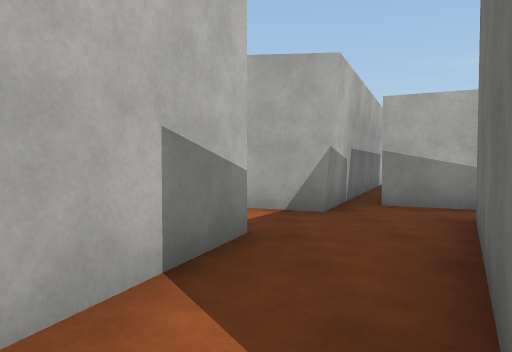
[1] (above)

23 first-person views from a walk through a Unity game level. The camera is 1.4 m above the floor, tilts 2° down and sees 70° across. The floor is counted in squares, 2 m on a side. Each view is taken from the middle of a square. On the plan, view 1 faces up. The plan holds only what a view shows up to about 11 squares ahead; the rest is blank. The place goes on beyond the plan. The player character is not drawn. Surface patterns are stand-ins for the level's own textures.

[2]
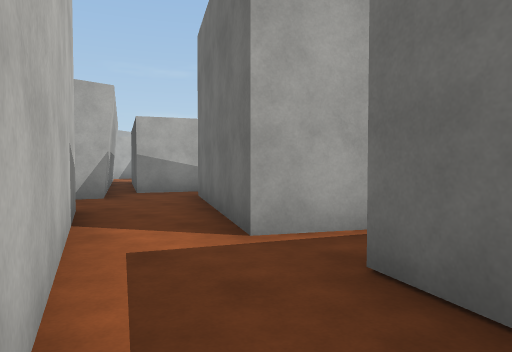

[3]
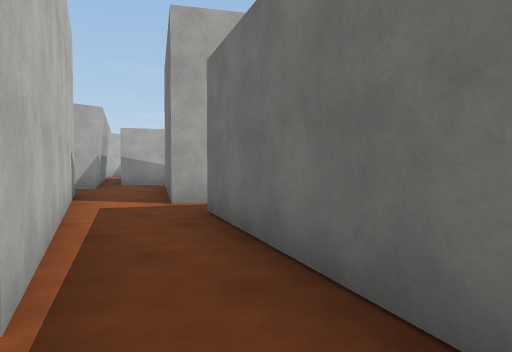

[4]
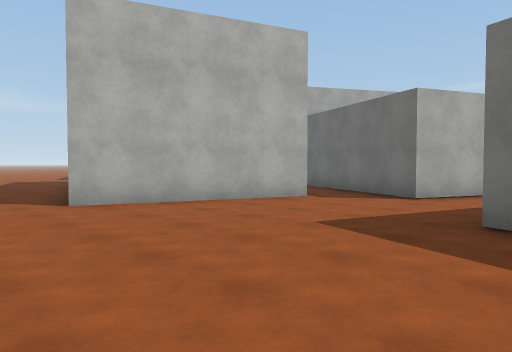

[5]
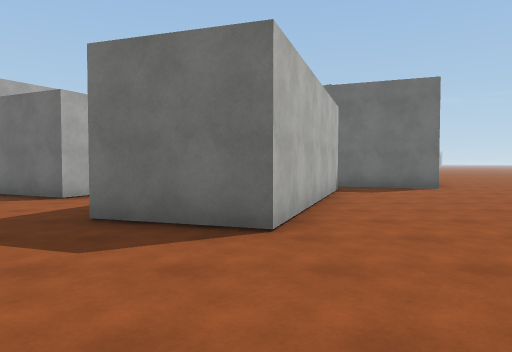

[6]
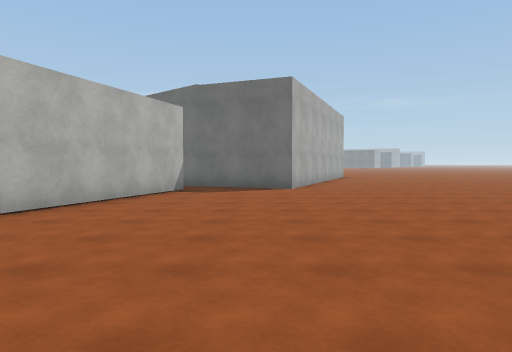

[7]
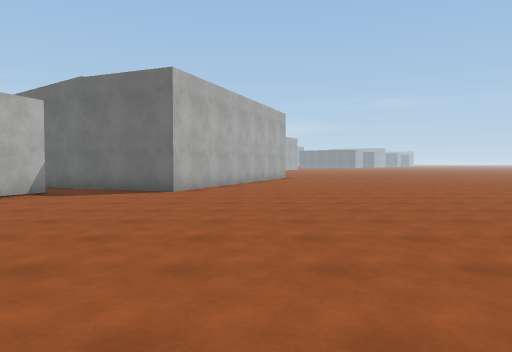

[8]
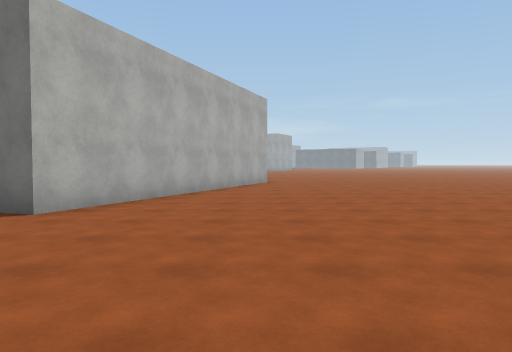

[9]
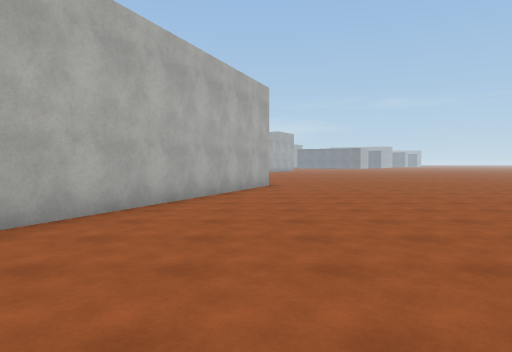

[10]
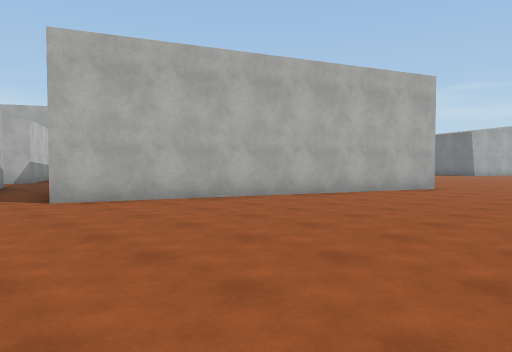

[11]
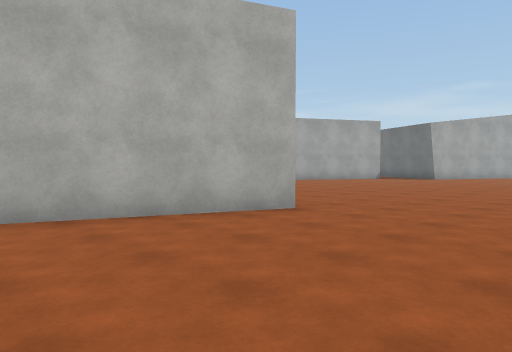

[12]
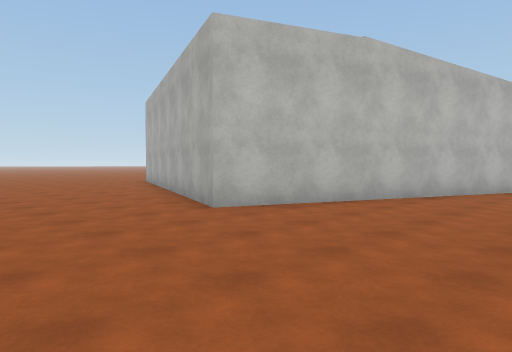

[13]
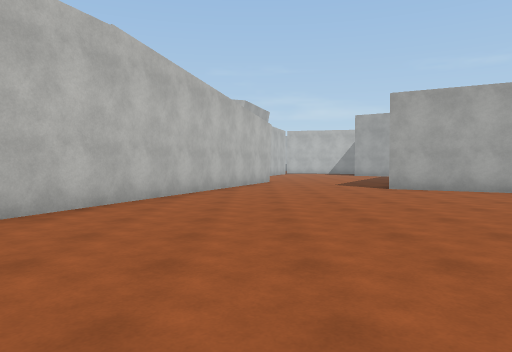

[14]
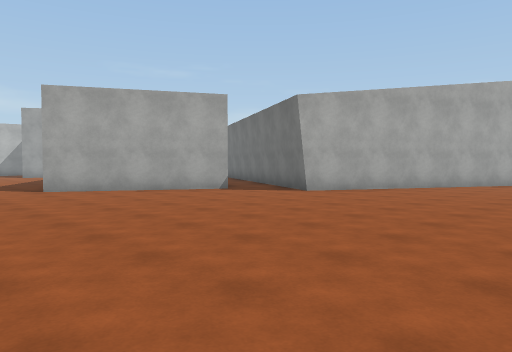

[15]
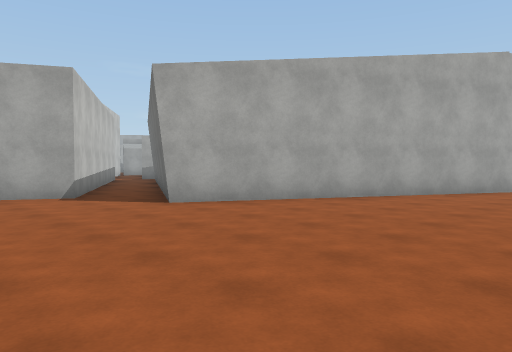

[16]
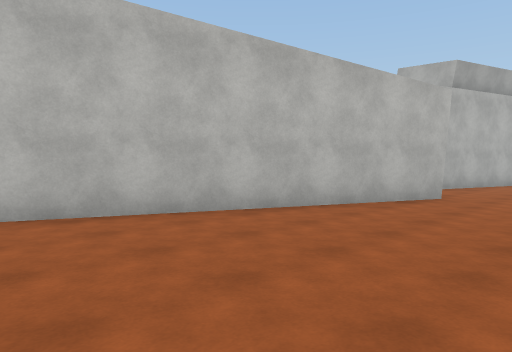

[17]
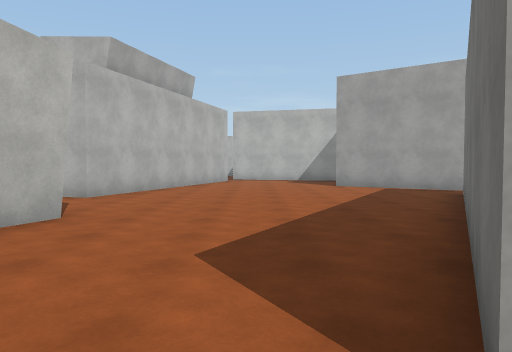

[18]
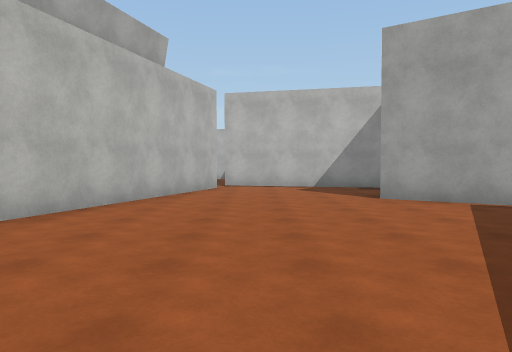

[19]
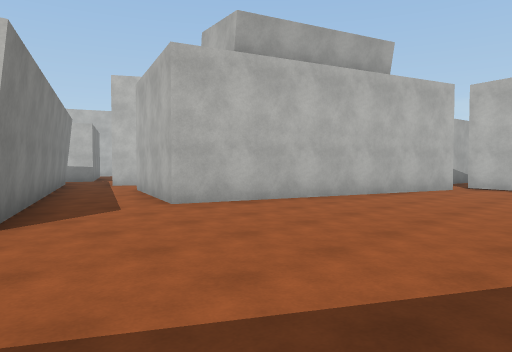

[20]
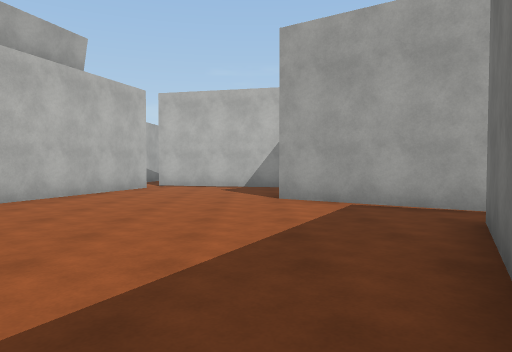

[21]
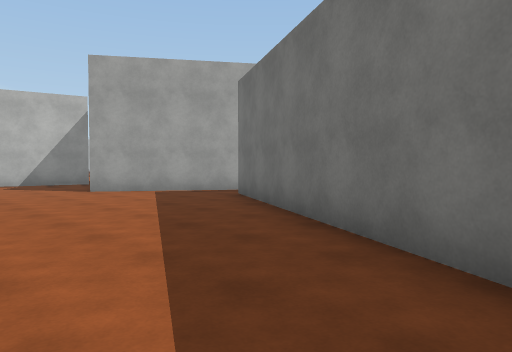

[22]
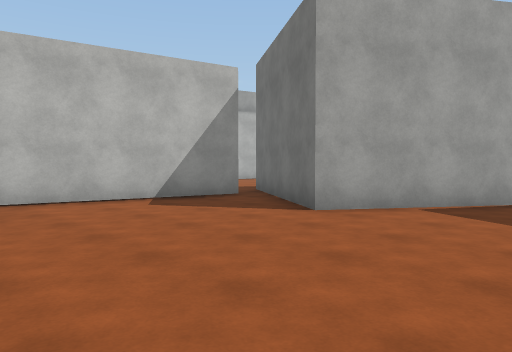

[23]
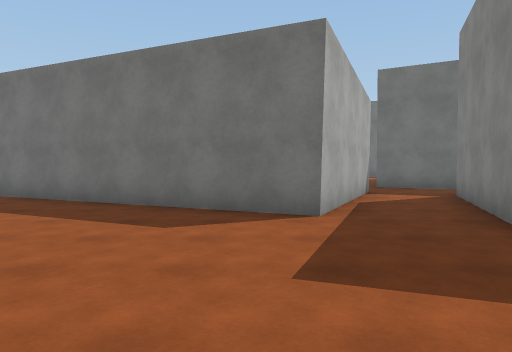

### Floor plan
Points are (right, up) in squares from view 1. A wall is a line through its corners. A room is listed if a view was taken in it or the views show most of it. See-through windows are left out.
Room 1 (views 1, 2)
walls: (-0.1, 3.6) (-2.7, -3.3); (1.6, -0.1) (0.4, 0.5) (2.7, 4.5); (3.5, 5.4) (2, 6.1); (-1.1, -3.7) (0.2, -0.8); (3.7, 11) (1, 5.2) (-0.3, 5.8)
ways out: opening at (-2, -3) to room 2; opening at (-1, 5) to room 3
Room 2 (views 3, 4, 5, 6, 7, 8, 9, 10, 11, 12, 13, 14, 15, 16, 17, 18, 19, 20, 21, 22, 23)
walls: (0.6, -11.2) (-5.3, -9.2) (-4.5, -6.9); (-0.2, -6) (-1.8, -5.2) (-1.1, -3.7); (-2.7, -3.3) (-7, -1.6); (10.2, -5.9) (13.3, -7.2); (13.6, -7.2) (9.5, -17.4) (0.9, -14) (2.6, -9.9); (-3.1, 7.1) (-0.6, 12.5); (14.9, 2.5) (12.6, -4.6) (10.7, -4); (22.5, -10) (20.6, -13.3) (16.6, -11.1) (20.7, -3.7); (21.6, -2.9) (18.5, -0.8) (21, 3); (19.6, 2) (15, 3.1); (27.5, -18.6) (21.4, -15.3) (23.7, -11.1)
ways out: opening at (-2, -3) to room 1; opening at (-3, 6) to room 3; opening at (10, -5)
Room 3 (no view inside)
walls: (-0.3, 5.8) (-3.1, 7.1); (-3.9, 5.1) (-0.1, 3.6)
ways out: opening at (-1, 5) to room 1; opening at (-3, 6) to room 2

Positions as (right, up) in squares from view 1, and headings:
1: (0, 0), facing up
2: (-2, -2), facing up-right
3: (-3, -5), facing up-right
4: (-9, -8), facing up-right
5: (-9, -9), facing right
6: (-9, -13), facing right
7: (-8, -16), facing right
8: (-4, -17), facing right
9: (-2, -17), facing right
10: (-1, -21), facing up-right
11: (5, -21), facing up-right
12: (14, -21), facing up-left
13: (13, -21), facing up
14: (14, -21), facing up-right
15: (18, -21), facing up-right
16: (16, -15), facing up-left
17: (16, -12), facing up
18: (16, -8), facing up
19: (18, -8), facing up-left
20: (18, -8), facing up
21: (15, -10), facing up-right
22: (14, -4), facing up-right
23: (-8, 8), facing right
